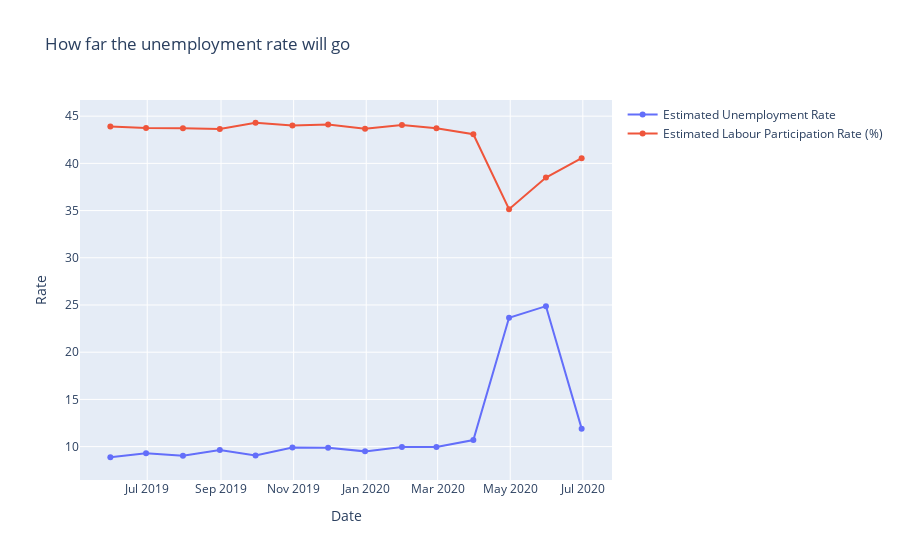

Write notebook code for a chart like this one.
### Code cell
f1 = go.Figure(
    data = [
        go.Line(x=data.Date, y=data['Estimated Unemployment Rate (%)'], name="Estimated Unemployment Rate"),
        go.Line(x=data.Date, y=data['Estimated Labour Participation Rate (%)'], name="Estimated Labour Participation Rate (%)"),
    ],
    layout = {"xaxis": {"title": "Date"}, "yaxis": {"title": "Rate"}, "title": "How far the unemployment rate will go"}
)
f1

### Figure 1 — Plotly figure (JSON) as saved in the notebook; plotly's stock layout.template omitted (floating-point values rounded to 4 significant figures)
{"data": [{"name": "Estimated Unemployment Rate", "type": "scatter", "x": ["2019-05-31T00:00:00", "2019-06-30T00:00:00", "2019-07-31T00:00:00", "2019-08-31T00:00:00", "2019-09-30T00:00:00", "2019-10-31T00:00:00", "2019-11-30T00:00:00", "2019-12-31T00:00:00", "2020-01-31T00:00:00", "2020-02-29T00:00:00", "2020-03-31T00:00:00", "2020-04-30T00:00:00", "2020-05-31T00:00:00", "2020-06-30T00:00:00"], "y": [8.874, 9.303, 9.034, 9.638, 9.052, 9.901, 9.868, 9.497, 9.951, 9.965, 10.7, 23.64, 24.88, 11.9]}, {"name": "Estimated Labour Participation Rate (%)", "type": "scatter", "x": ["2019-05-31T00:00:00", "2019-06-30T00:00:00", "2019-07-31T00:00:00", "2019-08-31T00:00:00", "2019-09-30T00:00:00", "2019-10-31T00:00:00", "2019-11-30T00:00:00", "2019-12-31T00:00:00", "2020-01-31T00:00:00", "2020-02-29T00:00:00", "2020-03-31T00:00:00", "2020-04-30T00:00:00", "2020-05-31T00:00:00", "2020-06-30T00:00:00"], "y": [43.9, 43.75, 43.71, 43.65, 44.3, 44.0, 44.11, 43.67, 44.05, 43.72, 43.08, 35.14, 38.5, 40.55]}], "layout": {"title": {"text": "How far the unemployment rate will go"}, "xaxis": {"title": {"text": "Date"}}, "yaxis": {"title": {"text": "Rate"}}}}
